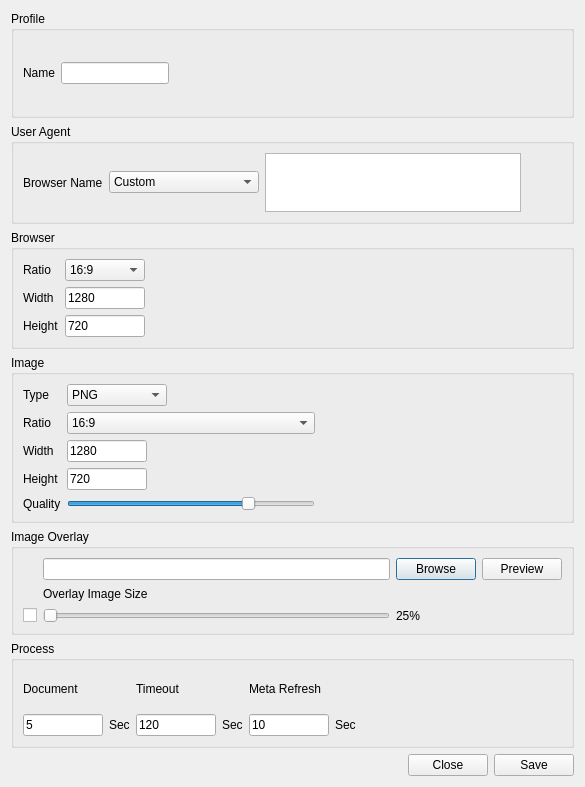
<?xml version="1.0" encoding="UTF-8"?>
<ui version="4.0">
 <class>MetaShotProfileCreator</class>
 <widget class="QDialog" name="MetaShotProfileCreator">
  <property name="geometry">
   <rect>
    <x>0</x>
    <y>0</y>
    <width>585</width>
    <height>787</height>
   </rect>
  </property>
  <property name="windowTitle">
   <string>Create New Profile</string>
  </property>
  <property name="windowIcon">
   <iconset resource="metashot.qrc">
    <normaloff>:/icons/mockpage logo icon.png</normaloff>:/icons/mockpage logo icon.png</iconset>
  </property>
  <layout class="QVBoxLayout" name="verticalLayout">
   <item>
    <widget class="QGroupBox" name="profileGroupBox">
     <property name="title">
      <string>Profile</string>
     </property>
     <layout class="QHBoxLayout" name="horizontalLayout">
      <item>
       <widget class="QLabel" name="profileNameLabel">
        <property name="text">
         <string>Name</string>
        </property>
       </widget>
      </item>
      <item>
       <widget class="QLineEdit" name="profileNameInput">
        <property name="sizePolicy">
         <sizepolicy hsizetype="Fixed" vsizetype="Fixed">
          <horstretch>0</horstretch>
          <verstretch>0</verstretch>
         </sizepolicy>
        </property>
       </widget>
      </item>
      <item>
       <spacer name="horizontalSpacer_2">
        <property name="orientation">
         <enum>Qt::Horizontal</enum>
        </property>
        <property name="sizeHint" stdset="0">
         <size>
          <width>40</width>
          <height>20</height>
         </size>
        </property>
       </spacer>
      </item>
     </layout>
    </widget>
   </item>
   <item>
    <widget class="QGroupBox" name="userAgentgroupBox">
     <property name="maximumSize">
      <size>
       <width>16777215</width>
       <height>100</height>
      </size>
     </property>
     <property name="title">
      <string>User Agent</string>
     </property>
     <layout class="QHBoxLayout" name="horizontalLayout_2">
      <item>
       <widget class="QLabel" name="userAgentLabel">
        <property name="text">
         <string>Browser Name</string>
        </property>
       </widget>
      </item>
      <item>
       <widget class="QComboBox" name="userAgentSelectionBox">
        <property name="minimumSize">
         <size>
          <width>150</width>
          <height>0</height>
         </size>
        </property>
        <property name="maximumSize">
         <size>
          <width>500</width>
          <height>16777215</height>
         </size>
        </property>
        <item>
         <property name="text">
          <string>Custom</string>
         </property>
        </item>
       </widget>
      </item>
      <item>
       <widget class="QTextEdit" name="userAgentInput">
        <property name="maximumSize">
         <size>
          <width>16777215</width>
          <height>100</height>
         </size>
        </property>
       </widget>
      </item>
      <item>
       <spacer name="horizontalSpacer_3">
        <property name="orientation">
         <enum>Qt::Horizontal</enum>
        </property>
        <property name="sizeHint" stdset="0">
         <size>
          <width>40</width>
          <height>20</height>
         </size>
        </property>
       </spacer>
      </item>
     </layout>
    </widget>
   </item>
   <item>
    <widget class="QGroupBox" name="browserGroupBox">
     <property name="title">
      <string>Browser</string>
     </property>
     <layout class="QGridLayout" name="gridLayout_2">
      <item row="2" column="2">
       <widget class="QLineEdit" name="browserHeightInput">
        <property name="maximumSize">
         <size>
          <width>80</width>
          <height>16777215</height>
         </size>
        </property>
        <property name="text">
         <string>720</string>
        </property>
       </widget>
      </item>
      <item row="1" column="5">
       <spacer name="horizontalSpacer_4">
        <property name="orientation">
         <enum>Qt::Horizontal</enum>
        </property>
        <property name="sizeHint" stdset="0">
         <size>
          <width>40</width>
          <height>20</height>
         </size>
        </property>
       </spacer>
      </item>
      <item row="1" column="0">
       <widget class="QLabel" name="bowserWidthLabel">
        <property name="text">
         <string>Width</string>
        </property>
       </widget>
      </item>
      <item row="2" column="0">
       <widget class="QLabel" name="browserHeightLabel">
        <property name="text">
         <string>Height</string>
        </property>
       </widget>
      </item>
      <item row="1" column="2">
       <widget class="QLineEdit" name="browserWidthInput">
        <property name="maximumSize">
         <size>
          <width>80</width>
          <height>16777215</height>
         </size>
        </property>
        <property name="text">
         <string>1280</string>
        </property>
       </widget>
      </item>
      <item row="0" column="2">
       <widget class="QComboBox" name="comboBox">
        <item>
         <property name="text">
          <string>16:9</string>
         </property>
        </item>
       </widget>
      </item>
      <item row="0" column="0">
       <widget class="QLabel" name="label">
        <property name="text">
         <string>Ratio</string>
        </property>
       </widget>
      </item>
     </layout>
    </widget>
   </item>
   <item>
    <widget class="QGroupBox" name="imageGroupBox">
     <property name="title">
      <string>Image</string>
     </property>
     <layout class="QGridLayout" name="gridLayout">
      <item row="1" column="1">
       <widget class="QLabel" name="label_8">
        <property name="text">
         <string>Type</string>
        </property>
       </widget>
      </item>
      <item row="5" column="2">
       <widget class="QSlider" name="imageQualitySlider">
        <property name="minimum">
         <number>1</number>
        </property>
        <property name="maximum">
         <number>100</number>
        </property>
        <property name="pageStep">
         <number>1</number>
        </property>
        <property name="value">
         <number>75</number>
        </property>
        <property name="orientation">
         <enum>Qt::Horizontal</enum>
        </property>
       </widget>
      </item>
      <item row="4" column="3">
       <spacer name="horizontalSpacer_5">
        <property name="orientation">
         <enum>Qt::Horizontal</enum>
        </property>
        <property name="sizeHint" stdset="0">
         <size>
          <width>40</width>
          <height>20</height>
         </size>
        </property>
       </spacer>
      </item>
      <item row="4" column="1">
       <widget class="QLabel" name="label_5">
        <property name="maximumSize">
         <size>
          <width>80</width>
          <height>16777215</height>
         </size>
        </property>
        <property name="text">
         <string>Height</string>
        </property>
       </widget>
      </item>
      <item row="3" column="1">
       <widget class="QLabel" name="label_4">
        <property name="maximumSize">
         <size>
          <width>80</width>
          <height>16777215</height>
         </size>
        </property>
        <property name="text">
         <string>Width</string>
        </property>
       </widget>
      </item>
      <item row="5" column="1">
       <widget class="QLabel" name="label_6">
        <property name="text">
         <string>Quality</string>
        </property>
       </widget>
      </item>
      <item row="3" column="2">
       <widget class="QLineEdit" name="imageWidthInput">
        <property name="sizePolicy">
         <sizepolicy hsizetype="Fixed" vsizetype="Fixed">
          <horstretch>0</horstretch>
          <verstretch>0</verstretch>
         </sizepolicy>
        </property>
        <property name="maximumSize">
         <size>
          <width>80</width>
          <height>16777215</height>
         </size>
        </property>
        <property name="text">
         <string>1280</string>
        </property>
       </widget>
      </item>
      <item row="4" column="2">
       <widget class="QLineEdit" name="imageHeightInput">
        <property name="maximumSize">
         <size>
          <width>80</width>
          <height>16777215</height>
         </size>
        </property>
        <property name="text">
         <string>720</string>
        </property>
       </widget>
      </item>
      <item row="2" column="2">
       <widget class="QComboBox" name="comboBox_2">
        <item>
         <property name="text">
          <string>16:9</string>
         </property>
        </item>
       </widget>
      </item>
      <item row="1" column="2">
       <widget class="QComboBox" name="imageType">
        <property name="maximumSize">
         <size>
          <width>100</width>
          <height>16777215</height>
         </size>
        </property>
        <item>
         <property name="text">
          <string>PNG</string>
         </property>
        </item>
        <item>
         <property name="text">
          <string>JPG</string>
         </property>
        </item>
       </widget>
      </item>
      <item row="2" column="1">
       <widget class="QLabel" name="label_11">
        <property name="text">
         <string>Ratio</string>
        </property>
       </widget>
      </item>
     </layout>
    </widget>
   </item>
   <item>
    <widget class="QGroupBox" name="imageOverlayBox">
     <property name="title">
      <string>Image Overlay</string>
     </property>
     <layout class="QGridLayout" name="gridLayout_3">
      <item row="0" column="1">
       <widget class="QLineEdit" name="imageOverlayInput"/>
      </item>
      <item row="0" column="2">
       <widget class="QPushButton" name="imageOverlaySelect">
        <property name="text">
         <string>Browse</string>
        </property>
       </widget>
      </item>
      <item row="0" column="3">
       <widget class="QPushButton" name="previewButton">
        <property name="text">
         <string>Preview</string>
        </property>
       </widget>
      </item>
      <item row="1" column="1">
       <widget class="QLabel" name="overlayImageLabel">
        <property name="text">
         <string>Overlay Image Size</string>
        </property>
       </widget>
      </item>
      <item row="2" column="1">
       <widget class="QSlider" name="overlayImageSize">
        <property name="enabled">
         <bool>true</bool>
        </property>
        <property name="minimum">
         <number>1</number>
        </property>
        <property name="maximum">
         <number>100</number>
        </property>
        <property name="singleStep">
         <number>1</number>
        </property>
        <property name="pageStep">
         <number>1</number>
        </property>
        <property name="orientation">
         <enum>Qt::Horizontal</enum>
        </property>
       </widget>
      </item>
      <item row="2" column="2">
       <widget class="QLabel" name="overlayImageSizeLabel">
        <property name="text">
         <string>25%</string>
        </property>
       </widget>
      </item>
      <item row="2" column="0">
       <widget class="QCheckBox" name="imageOverlaycheckBox">
        <property name="text">
         <string/>
        </property>
       </widget>
      </item>
     </layout>
    </widget>
   </item>
   <item>
    <widget class="QGroupBox" name="groupBox">
     <property name="title">
      <string>Process</string>
     </property>
     <layout class="QGridLayout" name="gridLayout_4">
      <item row="1" column="4">
       <widget class="QLineEdit" name="metaRefresh">
        <property name="maximumSize">
         <size>
          <width>80</width>
          <height>16777215</height>
         </size>
        </property>
        <property name="inputMask">
         <string/>
        </property>
        <property name="text">
         <string>10</string>
        </property>
       </widget>
      </item>
      <item row="0" column="4">
       <widget class="QLabel" name="label_7">
        <property name="text">
         <string>Meta Refresh</string>
        </property>
       </widget>
      </item>
      <item row="0" column="0">
       <widget class="QLabel" name="label_2">
        <property name="text">
         <string>Document</string>
        </property>
       </widget>
      </item>
      <item row="0" column="5">
       <spacer name="horizontalSpacer_6">
        <property name="orientation">
         <enum>Qt::Horizontal</enum>
        </property>
        <property name="sizeHint" stdset="0">
         <size>
          <width>40</width>
          <height>20</height>
         </size>
        </property>
       </spacer>
      </item>
      <item row="1" column="2">
       <widget class="QLineEdit" name="timeOut">
        <property name="maximumSize">
         <size>
          <width>80</width>
          <height>16777215</height>
         </size>
        </property>
        <property name="inputMask">
         <string/>
        </property>
        <property name="text">
         <string>120</string>
        </property>
       </widget>
      </item>
      <item row="1" column="0">
       <widget class="QLineEdit" name="totalThreads">
        <property name="maximumSize">
         <size>
          <width>80</width>
          <height>16777215</height>
         </size>
        </property>
        <property name="inputMask">
         <string/>
        </property>
        <property name="text">
         <string>5</string>
        </property>
       </widget>
      </item>
      <item row="0" column="2">
       <widget class="QLabel" name="label_3">
        <property name="text">
         <string>Timeout</string>
        </property>
       </widget>
      </item>
      <item row="1" column="5">
       <widget class="QLabel" name="label_10">
        <property name="maximumSize">
         <size>
          <width>322</width>
          <height>16777215</height>
         </size>
        </property>
        <property name="text">
         <string>Sec</string>
        </property>
       </widget>
      </item>
      <item row="1" column="3">
       <widget class="QLabel" name="label_9">
        <property name="maximumSize">
         <size>
          <width>172</width>
          <height>16777215</height>
         </size>
        </property>
        <property name="text">
         <string>Sec</string>
        </property>
       </widget>
      </item>
      <item row="1" column="6">
       <spacer name="horizontalSpacer_7">
        <property name="orientation">
         <enum>Qt::Horizontal</enum>
        </property>
        <property name="sizeHint" stdset="0">
         <size>
          <width>40</width>
          <height>20</height>
         </size>
        </property>
       </spacer>
      </item>
      <item row="1" column="1">
       <widget class="QLabel" name="label_12">
        <property name="text">
         <string>Sec</string>
        </property>
       </widget>
      </item>
     </layout>
    </widget>
   </item>
   <item>
    <layout class="QHBoxLayout" name="buttonBox">
     <item>
      <spacer name="horizontalSpacer">
       <property name="orientation">
        <enum>Qt::Horizontal</enum>
       </property>
       <property name="sizeHint" stdset="0">
        <size>
         <width>40</width>
         <height>20</height>
        </size>
       </property>
      </spacer>
     </item>
     <item>
      <widget class="QPushButton" name="pushButton">
       <property name="enabled">
        <bool>true</bool>
       </property>
       <property name="text">
        <string>Close</string>
       </property>
      </widget>
     </item>
     <item>
      <widget class="QPushButton" name="saveButton">
       <property name="text">
        <string>Save</string>
       </property>
      </widget>
     </item>
    </layout>
   </item>
  </layout>
 </widget>
 <resources>
  <include location="metashot.qrc"/>
 </resources>
 <connections/>
</ui>
